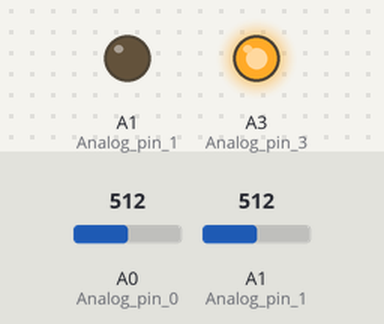
A sketch run on a simulated Arduino Uno, built with avr-gcc and run on an emulated ATmega328P. Shown: output pins drawn as LEDs (lit = HIGH). The test bench sets the inputs (shaded band); at power-on: A0 (Analog_pin_0) = 512, A1 (Analog_pin_1) = 512. What the sketch prints to the serial monitor is not drawn.

Above: at 0.1 s.
Timing chart, 0 to 1.6 s (numbered marks = the images above):
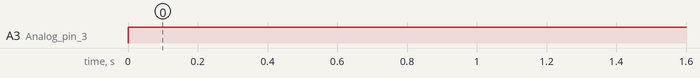

Measured:
- by itself, A3 (Analog_pin_3): LOW → HIGH at 0.00 s

The sketch:

ds.ino
```cpp
/**
 * Minimal code to read X and Y values from a Nintendo DS touch screen.
 *
 * This version reads X/Y values from a Nintendo DS touch screen ten
 * times per second and sends those values to the host computer via a
 * serial (USB) connection.
 *
 * The Nintendo DS touch screen has 4 connections which connect to the
 * first 4 analog input pins on the Arduino in this order:
 *
 * Y1 to analog 0
 * X2 to analog 1
 * Y2 to analog 2
 * X1 to analog 3
 *
 */

// Variables to store the values read from the touchscreen
int xVal = 0;
int yVal = 0;


/**
 * Set up the USB connection to the host for reporting the values
 */
void setup()
{
  // Note: when using the serial monitor, make sure you set the baud rate to 38400
  Serial.begin(38400);
}


/**
 * Main program loop. Scan for touches and sends the X/Y coordinates to
 * the host 10 times per second.
 */
void loop()
{
  // Set up the analog pins in preparation for reading the X value
  // from the touchscreen.
  pinMode( A1, INPUT );     // Analog pin 1
  pinMode( A3, INPUT );     // Analog pin 3
  pinMode( A0, OUTPUT );    // Analog pin 0
  digitalWrite( A0, LOW );  // Use analog pin 0 as a GND connection
  pinMode( A2, OUTPUT );    // Analog pin 2
  digitalWrite( A2, HIGH ); // Use analog pin 2 as a +5V connection
  xVal = analogRead(1);   // Read the X value

  // Set up the analog pins in preparation for reading the Y value
  // from the touchscreen
  pinMode( A0, INPUT );     // Analog pin 0
  pinMode( A2, INPUT );     // Analog pin 2
  pinMode( A1, OUTPUT );    // Analog pin 1
  digitalWrite( A1, LOW );  // Use analog pin 1 as a GND connection
  pinMode( A3, OUTPUT );    // Analog pin 3
  digitalWrite( A3, HIGH ); // Use analog pin 3 as a +5V connection
  yVal = analogRead(0);   // Read the Y value

  // Report the values back to the host
  Serial.print(xVal);
  Serial.print(",");
  Serial.println(yVal);

  delay(100); // Wait 100 milliseconds before repeating
}
```
